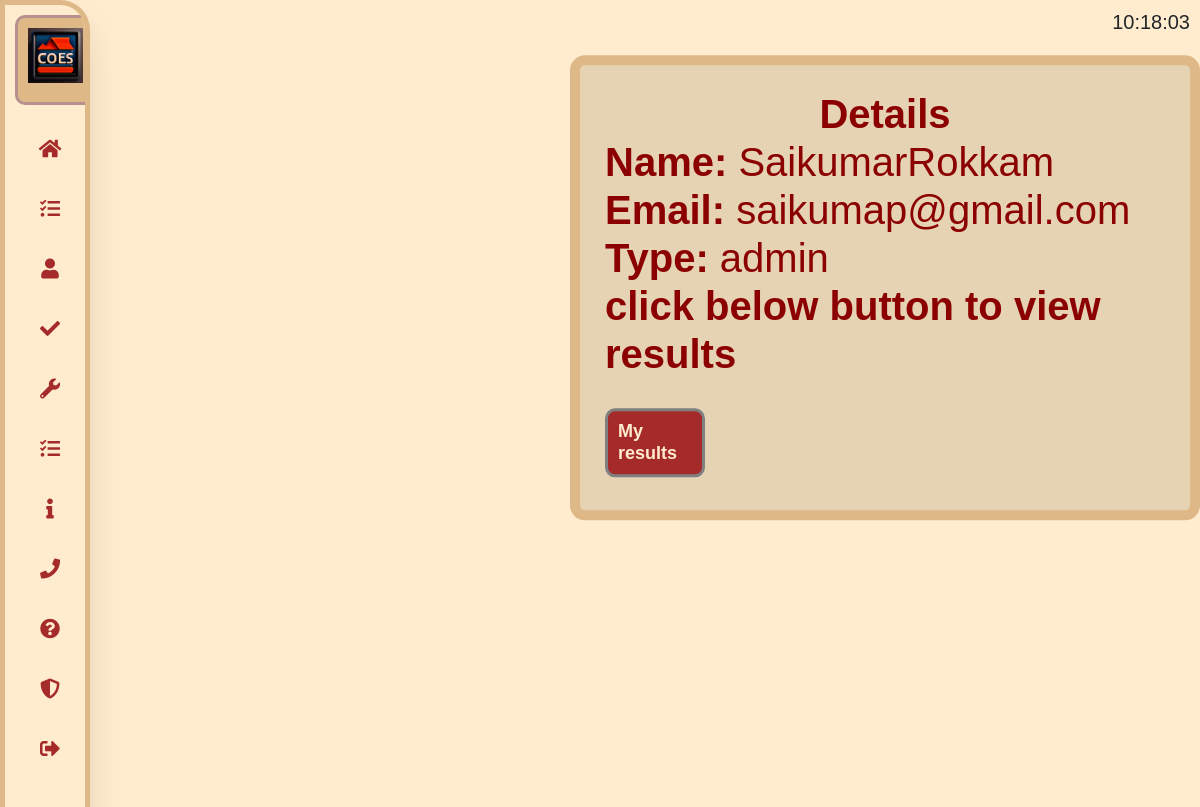
The page /dashboard (signed in) on the database its author committed.
### website/models.py (models this page shows)
class User(db.Model,UserMixin):
	id = db.Column(db.Integer,primary_key=True)
	email =db.Column(db.String(250),unique=True)
	types =db.Column(db.String(250),nullable=False)
	password=db.Column(db.String(500),nullable=False)
	firstname=db.Column(db.String(150),nullable=False)
	lastname=db.Column(db.String(150),nullable=False)
	status = db.relationship('logstat',back_populates="user")
	names = db.relationship("Names", back_populates="user")
	result = db.relationship("Result", back_populates="user")
	top = db.relationship("Top", back_populates="user")
	ctime = db.relationship("Ctime", back_populates="user")

### website/auth.py (the view)
@auth.route('/dashboard')
@login_required
def dashboard():
	return render_template('dashboard.html',user=current_user)

### website/__init__.py (called while the page is built)
def  create_app():
	app = Flask(__name__,static_folder='static', template_folder='templates')
	app.config['SECRET_KEY']='solopop'
	app.config['SQLALCHEMY_DATABASE_URI']=f'sqlite:///{DB_NAME}'
	db.init_app(app)
	from .views import views
	from .auth import auth
	app.register_blueprint(views,url_prefix='/')
	app.register_blueprint(auth,url_prefix='/')
	from .models import User
	with app.app_context():
		db.create_all()
	login_manager = LoginManager()
	login_manager.login_view = 'auth.login'
	login_manager.init_app(app)
	@login_manager.user_loader
	def load_user(id):
		return User.query.get(int(id))
	return app

### website/templates/dashboard.html (shortened to what this page needs)
{% extends "base.html" %}
{% block content%}
<div class="form">
<h1><b> <center>Details</center></b>
	<b>Name:</b>
	{{(user.firstname+user.lastname)}}
	<br>
	<b>Email:</b>
	{{user.email}}
	<br>
	<b>Type:</b>
	{{user.types}}
	<br>
	<b>click below button to view results</b>
	<a href="/result" class='btnn'>My results</a>
	</h1>
	</div>
{% endblock%}

### website/static/css/makelogs.css (style rules this page uses)
* { margin: 0; padding: 0; outline: none; border: none; text-decoration: none; box-align: border-box; font-family: "poppins",sans-serif; }
body { background-color: blanchedalmond; }
a { position: relative; color: rgb(85,83,83); font-size: 15px; display: table; width: 300px; text-decoration: none; padding: 10px; }
.nav-item:hover, { font-family:Courier; }
.form { width: auto; height: auto; color: darkred; background: #E5D3B3; border-radius: 30px; border: 10px solid burlywood; position: absolute; top: 60px; font-family: Sans-serif; left: 570px; transform: translate(0%,-1%); border-radius: 15px; padding: 25px; }
::placeholder { color:saddlebrown; font-family: Arial; }
.btnn { width: 100px; height: 40px; color: blanchedalmond; background-color: brown; font-weight: bold; margin-top: 30px; font-size: 18px; border: 3px solid gray; border-radius: 10px; cursor: pointer; transition: 0.4s ease; }

### rows shown on the page
User: (user.firstname+user.lastname) "SaikumarRokkam", email "saikumap@gmail.com", types "admin"
